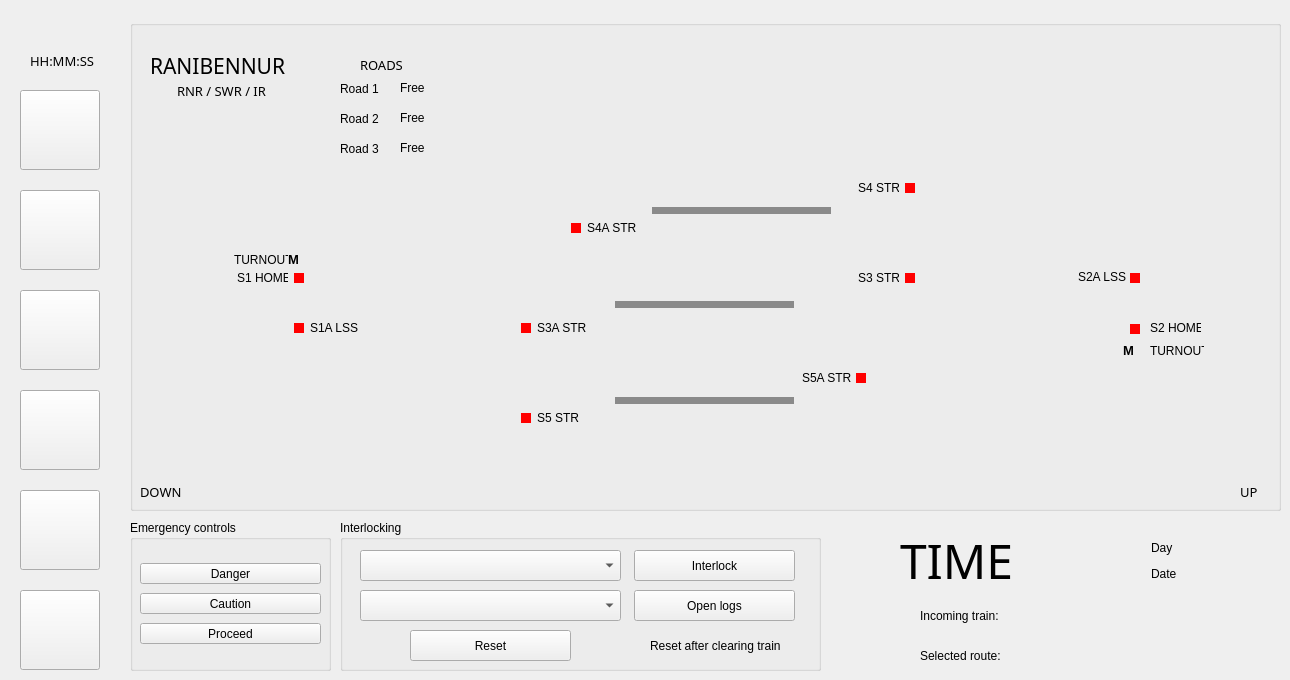
    <widget class="QWidget" name="tab_2">
     <attribute name="title">
      <string>Station</string>
     </attribute>
     <widget class="QGroupBox" name="groupBox_3">
      <property name="geometry">
       <rect>
        <x>130</x>
        <y>20</y>
        <width>1151</width>
        <height>491</height>
       </rect>
      </property>
      <property name="toolTip">
       <string>Digital signal panel</string>
      </property>
      <property name="autoFillBackground">
       <bool>false</bool>
      </property>
      <property name="styleSheet">
       <string notr="true">background-image: url(:/Background/Background/RNR Final.png);</string>
      </property>
      <property name="title">
       <string/>
      </property>
      <property name="alignment">
       <set>Qt::AlignCenter</set>
      </property>
      <widget class="QLabel" name="label_5">
       <property name="geometry">
        <rect>
         <x>164</x>
         <y>303</y>
         <width>10</width>
         <height>10</height>
        </rect>
       </property>
       <property name="styleSheet">
        <string notr="true">background-color: rgb(255, 0, 0);</string>
       </property>
       <property name="text">
        <string/>
       </property>
      </widget>
      <widget class="QLabel" name="label_6">
       <property name="geometry">
        <rect>
         <x>164</x>
         <y>253</y>
         <width>10</width>
         <height>10</height>
        </rect>
       </property>
       <property name="styleSheet">
        <string notr="true">background-color: rgb(255, 0, 0);</string>
       </property>
       <property name="text">
        <string/>
       </property>
      </widget>
      <widget class="QLabel" name="label_7">
       <property name="geometry">
        <rect>
         <x>775</x>
         <y>163</y>
         <width>10</width>
         <height>10</height>
        </rect>
       </property>
       <property name="styleSheet">
        <string notr="true">background-color: rgb(255, 0, 0);</string>
       </property>
       <property name="text">
        <string/>
       </property>
      </widget>
      <widget class="QLabel" name="label_8">
       <property name="geometry">
        <rect>
         <x>441</x>
         <y>203</y>
         <width>10</width>
         <height>10</height>
        </rect>
       </property>
       <property name="styleSheet">
        <string notr="true">background-color: rgb(255, 0, 0);</string>
       </property>
       <property name="text">
        <string/>
       </property>
      </widget>
      <widget class="QLabel" name="label_9">
       <property name="geometry">
        <rect>
         <x>775</x>
         <y>253</y>
         <width>10</width>
         <height>10</height>
        </rect>
       </property>
       <property name="styleSheet">
        <string notr="true">background-color: rgb(255, 0, 0);</string>
       </property>
       <property name="text">
        <string/>
       </property>
      </widget>
      <widget class="QLabel" name="label_10">
       <property name="geometry">
        <rect>
         <x>726</x>
         <y>353</y>
         <width>10</width>
         <height>10</height>
        </rect>
       </property>
       <property name="styleSheet">
        <string notr="true">background-color: rgb(255, 0, 0);</string>
       </property>
       <property name="text">
        <string/>
       </property>
      </widget>
      <widget class="QLabel" name="label_11">
       <property name="geometry">
        <rect>
         <x>391</x>
         <y>393</y>
         <width>10</width>
         <height>10</height>
        </rect>
       </property>
       <property name="styleSheet">
        <string notr="true">background-color: rgb(255, 0, 0);</string>
       </property>
       <property name="text">
        <string/>
       </property>
      </widget>
      <widget class="QLabel" name="label_12">
       <property name="geometry">
        <rect>
         <x>391</x>
         <y>303</y>
         <width>10</width>
         <height>10</height>
        </rect>
       </property>
       <property name="styleSheet">
        <string notr="true">background-color: rgb(255, 0, 0);</string>
       </property>
       <property name="text">
        <string/>
       </property>
      </widget>
      <widget class="QLabel" name="label_13">
       <property name="geometry">
        <rect>
         <x>1000</x>
         <y>304</y>
         <width>10</width>
         <height>10</height>
        </rect>
       </property>
       <property name="styleSheet">
        <string notr="true">background-color: rgb(255, 0, 0);</string>
       </property>
       <property name="text">
        <string/>
       </property>
      </widget>
      <widget class="QLabel" name="label_14">
       <property name="geometry">
        <rect>
         <x>1000</x>
         <y>253</y>
         <width>10</width>
         <height>10</height>
        </rect>
       </property>
       <property name="styleSheet">
        <string notr="true">background-color: rgb(255, 0, 0);</string>
       </property>
       <property name="text">
        <string/>
       </property>
      </widget>
      <widget class="QLabel" name="label_19">
       <property name="geometry">
        <rect>
         <x>107</x>
         <y>247</y>
         <width>51</width>
         <height>21</height>
        </rect>
       </property>
       <property name="text">
        <string>S1 HOME</string>
       </property>
      </widget>
      <widget class="QLabel" name="label_20">
       <property name="geometry">
        <rect>
         <x>180</x>
         <y>297</y>
         <width>51</width>
         <height>21</height>
        </rect>
       </property>
       <property name="text">
        <string>S1A LSS</string>
       </property>
      </widget>
      <widget class="QLabel" name="label_21">
       <property name="geometry">
        <rect>
         <x>457</x>
         <y>197</y>
         <width>61</width>
         <height>21</height>
        </rect>
       </property>
       <property name="text">
        <string>S4A STR</string>
       </property>
      </widget>
      <widget class="QLabel" name="label_22">
       <property name="geometry">
        <rect>
         <x>407</x>
         <y>297</y>
         <width>51</width>
         <height>21</height>
        </rect>
       </property>
       <property name="text">
        <string>S3A STR</string>
       </property>
      </widget>
      <widget class="QLabel" name="label_23">
       <property name="geometry">
        <rect>
         <x>407</x>
         <y>387</y>
         <width>61</width>
         <height>21</height>
        </rect>
       </property>
       <property name="text">
        <string>S5 STR</string>
       </property>
      </widget>
      <widget class="QLabel" name="label_24">
       <property name="geometry">
        <rect>
         <x>672</x>
         <y>347</y>
         <width>51</width>
         <height>21</height>
        </rect>
       </property>
       <property name="autoFillBackground">
        <bool>false</bool>
       </property>
       <property name="text">
        <string>S5A STR</string>
       </property>
      </widget>
      <widget class="QLabel" name="label_25">
       <property name="geometry">
        <rect>
         <x>728</x>
         <y>247</y>
         <width>41</width>
         <height>21</height>
        </rect>
       </property>
       <property name="text">
        <string>S3 STR</string>
       </property>
      </widget>
      <widget class="QLabel" name="label_26">
       <property name="geometry">
        <rect>
         <x>728</x>
         <y>157</y>
         <width>41</width>
         <height>21</height>
        </rect>
       </property>
       <property name="text">
        <string>S4 STR</string>
       </property>
      </widget>
      <widget class="QLabel" name="label_27">
       <property name="geometry">
        <rect>
         <x>948</x>
         <y>247</y>
         <width>51</width>
         <height>20</height>
        </rect>
       </property>
       <property name="text">
        <string>S2A LSS</string>
       </property>
      </widget>
      <widget class="QLabel" name="label_28">
       <property name="geometry">
        <rect>
         <x>1020</x>
         <y>297</y>
         <width>51</width>
         <height>21</height>
        </rect>
       </property>
       <property name="text">
        <string>S2 HOME</string>
       </property>
      </widget>
      <widget class="QLabel" name="label_29">
       <property name="geometry">
        <rect>
         <x>158</x>
         <y>229</y>
         <width>21</width>
         <height>21</height>
        </rect>
       </property>
       <property name="font">
        <font>
         <family>Arial</family>
         <pointsize>10</pointsize>
         <weight>75</weight>
         <bold>true</bold>
        </font>
       </property>
       <property name="text">
        <string>M</string>
       </property>
      </widget>
      <widget class="QLabel" name="label_30">
       <property name="geometry">
        <rect>
         <x>993</x>
         <y>320</y>
         <width>21</width>
         <height>21</height>
        </rect>
       </property>
       <property name="font">
        <font>
         <family>Arial</family>
         <pointsize>10</pointsize>
         <weight>75</weight>
         <bold>true</bold>
        </font>
       </property>
       <property name="text">
        <string>M</string>
       </property>
      </widget>
      <widget class="QLabel" name="label_88">
       <property name="geometry">
        <rect>
         <x>104</x>
         <y>229</y>
         <width>54</width>
         <height>21</height>
        </rect>
       </property>
       <property name="text">
        <string>TURNOUT</string>
       </property>
      </widget>
      <widget class="QLabel" name="label_89">
       <property name="geometry">
        <rect>
         <x>1020</x>
         <y>320</y>
         <width>54</width>
         <height>21</height>
        </rect>
       </property>
       <property name="text">
        <string>TURNOUT</string>
       </property>
      </widget>
      <widget class="QLabel" name="label_15">
       <property name="geometry">
        <rect>
         <x>20</x>
         <y>30</y>
         <width>161</width>
         <height>31</height>
        </rect>
       </property>
       <property name="font">
        <font>
         <family>Arial Rounded MT Bold</family>
         <pointsize>16</pointsize>
        </font>
       </property>
       <property name="text">
        <string>RANIBENNUR</string>
       </property>
      </widget>
      <widget class="QLabel" name="label_16">
       <property name="geometry">
        <rect>
         <x>10</x>
         <y>456</y>
         <width>51</width>
         <height>31</height>
        </rect>
       </property>
       <property name="font">
        <font>
         <family>Arial Rounded MT Bold</family>
         <pointsize>10</pointsize>
        </font>
       </property>
       <property name="text">
        <string>DOWN</string>
       </property>
      </widget>
      <widget class="QLabel" name="label_17">
       <property name="geometry">
        <rect>
         <x>1110</x>
         <y>456</y>
         <width>31</width>
         <height>31</height>
        </rect>
       </property>
       <property name="font">
        <font>
         <family>Arial Rounded MT Bold</family>
         <pointsize>10</pointsize>
        </font>
       </property>
       <property name="text">
        <string>UP</string>
       </property>
      </widget>
      <widget class="QLabel" name="label_18">
       <property name="geometry">
        <rect>
         <x>47</x>
         <y>60</y>
         <width>111</width>
         <height>21</height>
        </rect>
       </property>
       <property name="font">
        <font>
         <family>Arial Rounded MT Bold</family>
         <pointsize>10</pointsize>
        </font>
       </property>
       <property name="text">
        <string>RNR / SWR / IR</string>
       </property>
      </widget>
      <widget class="QLabel" name="label_135">
       <property name="geometry">
        <rect>
         <x>522</x>
         <y>187</y>
         <width>179</width>
         <height>7</height>
        </rect>
       </property>
       <property name="styleSheet">
        <string notr="true">background-color: rgb(138, 138, 138);</string>
       </property>
       <property name="text">
        <string/>
       </property>
      </widget>
      <widget class="QLabel" name="label_136">
       <property name="geometry">
        <rect>
         <x>485</x>
         <y>281</y>
         <width>179</width>
         <height>7</height>
        </rect>
       </property>
       <property name="styleSheet">
        <string notr="true">background-color: rgb(138, 138, 138);</string>
       </property>
       <property name="text">
        <string/>
       </property>
      </widget>
      <widget class="QLabel" name="label_137">
       <property name="geometry">
        <rect>
         <x>485</x>
         <y>377</y>
         <width>179</width>
         <height>7</height>
        </rect>
       </property>
       <property name="styleSheet">
        <string notr="true">background-color: rgb(138, 138, 138);</string>
       </property>
       <property name="text">
        <string/>
       </property>
      </widget>
      <widget class="QLabel" name="label_138">
       <property name="geometry">
        <rect>
         <x>210</x>
         <y>62</y>
         <width>47</width>
         <height>13</height>
        </rect>
       </property>
       <property name="font">
        <font>
         <family>Segoe UI</family>
        </font>
       </property>
       <property name="text">
        <string>Road 1</string>
       </property>
      </widget>
      <widget class="QLabel" name="label_139">
       <property name="geometry">
        <rect>
         <x>210</x>
         <y>92</y>
         <width>47</width>
         <height>13</height>
        </rect>
       </property>
       <property name="font">
        <font>
         <family>Segoe UI</family>
        </font>
       </property>
       <property name="text">
        <string>Road 2</string>
       </property>
      </widget>
      <widget class="QLabel" name="label_140">
       <property name="geometry">
        <rect>
         <x>210</x>
         <y>122</y>
         <width>47</width>
         <height>13</height>
        </rect>
       </property>
       <property name="font">
        <font>
         <family>Segoe UI</family>
        </font>
       </property>
       <property name="text">
        <string>Road 3</string>
       </property>
      </widget>
      <widget class="QLabel" name="label_141">
       <property name="geometry">
        <rect>
         <x>270</x>
         <y>58</y>
         <width>81</width>
         <height>20</height>
        </rect>
       </property>
       <property name="font">
        <font>
         <family>Segoe UI</family>
        </font>
       </property>
       <property name="text">
        <string>Free</string>
       </property>
      </widget>
      <widget class="QLabel" name="label_142">
       <property name="geometry">
        <rect>
         <x>270</x>
         <y>90</y>
         <width>81</width>
         <height>16</height>
        </rect>
       </property>
       <property name="font">
        <font>
         <family>Segoe UI</family>
        </font>
       </property>
       <property name="text">
        <string>Free</string>
       </property>
      </widget>
      <widget class="QLabel" name="label_143">
       <property name="geometry">
        <rect>
         <x>270</x>
         <y>120</y>
         <width>81</width>
         <height>16</height>
        </rect>
       </property>
       <property name="font">
        <font>
         <family>Segoe UI</family>
        </font>
       </property>
       <property name="text">
        <string>Free</string>
       </property>
      </widget>
      <widget class="QLabel" name="label_144">
       <property name="geometry">
        <rect>
         <x>230</x>
         <y>34</y>
         <width>61</width>
         <height>21</height>
        </rect>
       </property>
       <property name="font">
        <font>
         <family>Arial Rounded MT Bold</family>
         <pointsize>10</pointsize>
        </font>
       </property>
       <property name="text">
        <string>ROADS</string>
       </property>
      </widget>
     </widget>
     <widget class="QPushButton" name="pushButton">
      <property name="geometry">
       <rect>
        <x>20</x>
        <y>90</y>
        <width>80</width>
        <height>80</height>
       </rect>
      </property>
      <property name="toolTip">
       <string>Digital signal panel</string>
      </property>
      <property name="text">
       <string/>
      </property>
      <property name="icon">
       <iconset resource="IconResource.qrc">
        <normaloff>:/Icons/Icons/Interlock.webp</normaloff>:/Icons/Icons/Interlock.webp</iconset>
      </property>
      <property name="iconSize">
       <size>
        <width>40</width>
        <height>40</height>
       </size>
      </property>
      <property name="shortcut">
       <string>Ctrl+D</string>
      </property>
     </widget>
     <widget class="QPushButton" name="pushButton_2">
      <property name="geometry">
       <rect>
        <x>20</x>
        <y>190</y>
        <width>80</width>
        <height>80</height>
       </rect>
      </property>
      <property name="toolTip">
       <string>Route manipulation</string>
      </property>
      <property name="text">
       <string/>
      </property>
      <property name="icon">
       <iconset>
        <normaloff>Icons/Route.webp</normaloff>Icons/Route.webp</iconset>
      </property>
      <property name="iconSize">
       <size>
        <width>60</width>
        <height>60</height>
       </size>
      </property>
      <property name="shortcut">
       <string>Ctrl+R</string>
      </property>
     </widget>
     <widget class="QPushButton" name="pushButton_3">
      <property name="geometry">
       <rect>
        <x>20</x>
        <y>290</y>
        <width>80</width>
        <height>80</height>
       </rect>
      </property>
      <property name="toolTip">
       <string>Book unreserved tickets</string>
      </property>
      <property name="text">
       <string/>
      </property>
      <property name="icon">
       <iconset resource="IconResource.qrc">
        <normaloff>:/Icons/Icons/Ticket.png</normaloff>:/Icons/Icons/Ticket.png</iconset>
      </property>
      <property name="iconSize">
       <size>
        <width>45</width>
        <height>45</height>
       </size>
      </property>
      <property name="shortcut">
       <string>Ctrl+T</string>
      </property>
     </widget>
     <widget class="QPushButton" name="pushButton_4">
      <property name="geometry">
       <rect>
        <x>20</x>
        <y>390</y>
        <width>80</width>
        <height>80</height>
       </rect>
      </property>
      <property name="toolTip">
       <string>General settings</string>
      </property>
      <property name="text">
       <string/>
      </property>
      <property name="icon">
       <iconset resource="IconResource.qrc">
        <normaloff>:/Icons/Icons/Settings.webp</normaloff>:/Icons/Icons/Settings.webp</iconset>
      </property>
      <property name="iconSize">
       <size>
        <width>40</width>
        <height>40</height>
       </size>
      </property>
      <property name="shortcut">
       <string>Ctrl+S</string>
      </property>
     </widget>
     <widget class="QPushButton" name="pushButton_5">
      <property name="geometry">
       <rect>
        <x>20</x>
        <y>590</y>
        <width>80</width>
        <height>80</height>
       </rect>
      </property>
      <property name="toolTip">
       <string>Close app</string>
      </property>
      <property name="text">
       <string/>
      </property>
      <property name="icon">
       <iconset resource="IconResource.qrc">
        <normaloff>:/Icons/Icons/Close.webp</normaloff>:/Icons/Icons/Close.webp</iconset>
      </property>
      <property name="iconSize">
       <size>
        <width>40</width>
        <height>40</height>
       </size>
      </property>
      <property name="shortcut">
       <string>Ctrl+Q</string>
      </property>
     </widget>
     <widget class="QPushButton" name="pushButton_6">
      <property name="geometry">
       <rect>
        <x>20</x>
        <y>490</y>
        <width>80</width>
        <height>80</height>
       </rect>
      </property>
      <property name="toolTip">
       <string>Log out</string>
      </property>
      <property name="text">
       <string/>
      </property>
      <property name="icon">
       <iconset resource="IconResource.qrc">
        <normaloff>:/Icons/Icons/Log Out.webp</normaloff>:/Icons/Icons/Log Out.webp</iconset>
      </property>
      <property name="iconSize">
       <size>
        <width>40</width>
        <height>40</height>
       </size>
      </property>
      <property name="shortcut">
       <string>Esc</string>
      </property>
     </widget>
     <widget class="QLabel" name="label_74">
      <property name="geometry">
       <rect>
        <x>900</x>
        <y>530</y>
        <width>261</width>
        <height>61</height>
       </rect>
      </property>
      <property name="font">
       <font>
        <family>Arial Rounded MT Bold</family>
        <pointsize>36</pointsize>
       </font>
      </property>
      <property name="toolTip">
       <string>Current time</string>
      </property>
      <property name="text">
       <string>TIME</string>
      </property>
     </widget>
     <widget class="QGroupBox" name="groupBox_4">
      <property name="geometry">
       <rect>
        <x>130</x>
        <y>520</y>
        <width>201</width>
        <height>151</height>
       </rect>
      </property>
      <property name="title">
       <string>Emergency controls</string>
      </property>
      <widget class="QPushButton" name="pushButton_7">
       <property name="geometry">
        <rect>
         <x>10</x>
         <y>103</y>
         <width>181</width>
         <height>21</height>
        </rect>
       </property>
       <property name="toolTip">
        <string>Set all signals to proceed</string>
       </property>
       <property name="text">
        <string>Proceed</string>
       </property>
       <property name="shortcut">
        <string>P</string>
       </property>
      </widget>
      <widget class="QPushButton" name="pushButton_9">
       <property name="geometry">
        <rect>
         <x>10</x>
         <y>43</y>
         <width>181</width>
         <height>21</height>
        </rect>
       </property>
       <property name="toolTip">
        <string>Set all signals to danger</string>
       </property>
       <property name="text">
        <string>Danger</string>
       </property>
       <property name="shortcut">
        <string>D</string>
       </property>
      </widget>
      <widget class="QPushButton" name="pushButton_8">
       <property name="geometry">
        <rect>
         <x>10</x>
         <y>73</y>
         <width>181</width>
         <height>21</height>
        </rect>
       </property>
       <property name="toolTip">
        <string>Set all signals to caution</string>
       </property>
       <property name="text">
        <string>Caution</string>
       </property>
       <property name="shortcut">
        <string>C</string>
       </property>
      </widget>
     </widget>
     <widget class="QGroupBox" name="groupBox_23">
      <property name="geometry">
       <rect>
        <x>340</x>
        <y>520</y>
        <width>481</width>
        <height>151</height>
       </rect>
      </property>
      <property name="title">
       <string>Interlocking</string>
      </property>
      <widget class="QPushButton" name="pushButton_31">
       <property name="geometry">
        <rect>
         <x>70</x>
         <y>110</y>
         <width>161</width>
         <height>31</height>
        </rect>
       </property>
       <property name="toolTip">
        <string>Reset interlocking parameter</string>
       </property>
       <property name="text">
        <string>Reset</string>
       </property>
       <property name="shortcut">
        <string/>
       </property>
      </widget>
      <widget class="QComboBox" name="comboBox">
       <property name="geometry">
        <rect>
         <x>20</x>
         <y>30</y>
         <width>261</width>
         <height>31</height>
        </rect>
       </property>
       <property name="toolTip">
        <string>Select route to interlock</string>
       </property>
      </widget>
      <widget class="QComboBox" name="comboBox_2">
       <property name="geometry">
        <rect>
         <x>20</x>
         <y>70</y>
         <width>261</width>
         <height>31</height>
        </rect>
       </property>
       <property name="toolTip">
        <string>Select train to recieve</string>
       </property>
      </widget>
      <widget class="QPushButton" name="pushButton_51">
       <property name="geometry">
        <rect>
         <x>294</x>
         <y>70</y>
         <width>161</width>
         <height>31</height>
        </rect>
       </property>
       <property name="toolTip">
        <string>Logs folder</string>
       </property>
       <property name="text">
        <string>Open logs</string>
       </property>
       <property name="shortcut">
        <string>Ctrl+E</string>
       </property>
      </widget>
      <widget class="QLabel" name="label_44">
       <property name="geometry">
        <rect>
         <x>310</x>
         <y>110</y>
         <width>131</width>
         <height>31</height>
        </rect>
       </property>
       <property name="text">
        <string>Reset after clearing train</string>
       </property>
      </widget>
      <widget class="QPushButton" name="pushButton_30">
       <property name="geometry">
        <rect>
         <x>294</x>
         <y>30</y>
         <width>161</width>
         <height>31</height>
        </rect>
       </property>
       <property name="toolTip">
        <string>Interlock signals</string>
       </property>
       <property name="text">
        <string>Interlock</string>
       </property>
      </widget>
     </widget>
     <widget class="QLabel" name="label_97">
      <property name="geometry">
       <rect>
        <x>30</x>
        <y>50</y>
        <width>81</width>
        <height>21</height>
       </rect>
      </property>
      <property name="font">
       <font>
        <family>Arial Rounded MT Bold</family>
        <pointsize>10</pointsize>
       </font>
      </property>
      <property name="text">
       <string>HH:MM:SS</string>
      </property>
     </widget>
     <widget class="QLabel" name="label_101">
      <property name="geometry">
       <rect>
        <x>920</x>
        <y>606</y>
        <width>91</width>
        <height>20</height>
       </rect>
      </property>
      <property name="text">
       <string>Incoming train:</string>
      </property>
     </widget>
     <widget class="QLabel" name="label_102">
      <property name="geometry">
       <rect>
        <x>920</x>
        <y>646</y>
        <width>91</width>
        <height>20</height>
       </rect>
      </property>
      <property name="text">
       <string>Selected route:</string>
      </property>
     </widget>
     <widget class="QLabel" name="label_103">
      <property name="geometry">
       <rect>
        <x>1020</x>
        <y>606</y>
        <width>231</width>
        <height>20</height>
       </rect>
      </property>
      <property name="text">
       <string/>
      </property>
     </widget>
     <widget class="QLabel" name="label_104">
      <property name="geometry">
       <rect>
        <x>1020</x>
        <y>646</y>
        <width>181</width>
        <height>20</height>
       </rect>
      </property>
      <property name="text">
       <string/>
      </property>
     </widget>
     <widget class="QLabel" name="label_111">
      <property name="geometry">
       <rect>
        <x>1151</x>
        <y>540</y>
        <width>91</width>
        <height>16</height>
       </rect>
      </property>
      <property name="text">
       <string>Day</string>
      </property>
     </widget>
     <widget class="QLabel" name="label_112">
      <property name="geometry">
       <rect>
        <x>1151</x>
        <y>566</y>
        <width>91</width>
        <height>16</height>
       </rect>
      </property>
      <property name="text">
       <string>Date</string>
      </property>
     </widget>
    </widget>
